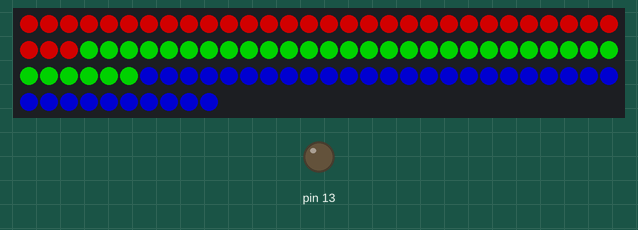
A sketch run on a simulated Arduino Uno, built with avr-gcc and run on an emulated ATmega328P. Parts: 100 RGB LEDs in strip order, left to right, continuing on the next row, output pins drawn as LEDs (lit = HIGH). Dim RGB values are drawn brighter than linear.

Above: at 0.1 s.

The sketch:

led-control-template.ino
```cpp
// PROTOCOL
// | byte0 | byte1 | byte2 | byte3 | byte4 | byte5 |
// |  cmd  | start |  end  |   R   |   G   |   B   |
// Possible commands:
//    b – Set brightness (0-255)
//    f - fill
//

#include "FastLED.h"
#define NUM_LEDS 100
#define MAX_BRIGHTNESS 120

CRGB leds[NUM_LEDS];

enum STATES {
  kWaiting,
  kFilling,
};

typedef struct led_msg {
    long cmd; // char ie 'f' or 'b'
    union content {
        struct fill {
            short r;
            short g;
            short b;
            char  strip;
            int   start;
            int   end;
        } fill;
        short brightness;;
    } content;
} led_msg;
led_msg msg;

bool needsRedraw = false;
unsigned long interval = 25;
unsigned long prev = 0;
void redrawIfNeeded() {
  unsigned long current = millis();
  unsigned long timeSince = current - prev;
  if (needsRedraw || (timeSince > interval)) {
    FastLED.show();
    prev = current;
    needsRedraw = false;
  }
}

void setRange(short r, short g, short b, unsigned start, unsigned ends) {
  for (int i = start; i < ends && i < NUM_LEDS; i++)
    leds[i].setRGB(r * MAX_BRIGHTNESS / 255,
                   g * MAX_BRIGHTNESS / 255,
                   b * MAX_BRIGHTNESS / 255);
   needsRedraw = true;
}

void setup() {
  FastLED.addLeds<NEOPIXEL, 8>(leds, NUM_LEDS);
  Serial.begin(4800);
  pinMode(13, OUTPUT);
  digitalWrite(13, LOW);
  setRange(255, 0, 0, 0, NUM_LEDS / 3);
  setRange(0, 255, 0, NUM_LEDS / 3, NUM_LEDS * 2 / 3);
  setRange(0, 0, 255, NUM_LEDS * 2 / 3, NUM_LEDS);
}

void loop() {
  int blue = 0;

  if (Serial.available()) {
    msg.cmd = Serial.read();
    switch (msg.cmd) {
      case 'f':{
        byte buff[8];
        while (Serial.available() < 6); // Wait for the rest of the command
        Serial.readBytes(buff, 6);
        setRange(buff[0], buff[1], buff[2],
                buff[4], buff[5]);
        digitalWrite(13, HIGH);
      }
        break;
      case 'b':
        break;
      default:
        break;
    }
  }
  redrawIfNeeded();
}
```
